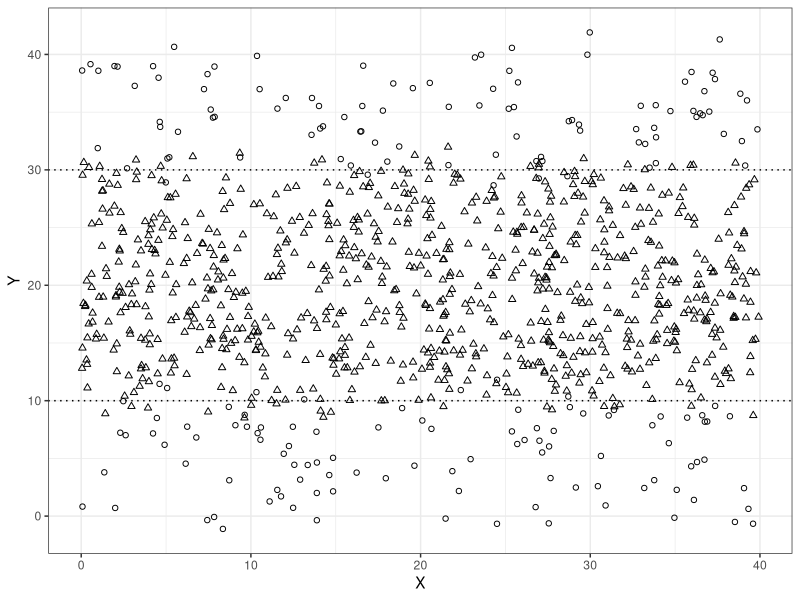

The R script that drew this image:
# 多个决策边界进行分类

# Data
require(ggplot2)
x <- runif(1000, 0, 40)
y1 <- cbind(runif(100, 0, 10), 1)
y2 <- cbind(runif(800, 10, 30), 2)
y3 <- cbind(runif(100, 30, 40), 1)

value <- data.frame(cbind(x, rbind(y1, y2, y3)), stringsAsFactors = TRUE) # 表明字符可转因子
hline <- data.frame(hl = c(10, 30)) # 用于分割geom_hline
mutil <- ggplot(value, aes(x, V2)) +
  geom_jitter(aes(shape = as.factor(V3)), height = 2) +
  scale_shape_discrete(guide = "none", solid = FALSE) +
  geom_hline(aes(yintercept = hl), linetype = 3, hline) +
  theme_bw() +
  xlab("X") +
  ylab("Y")
mutil



